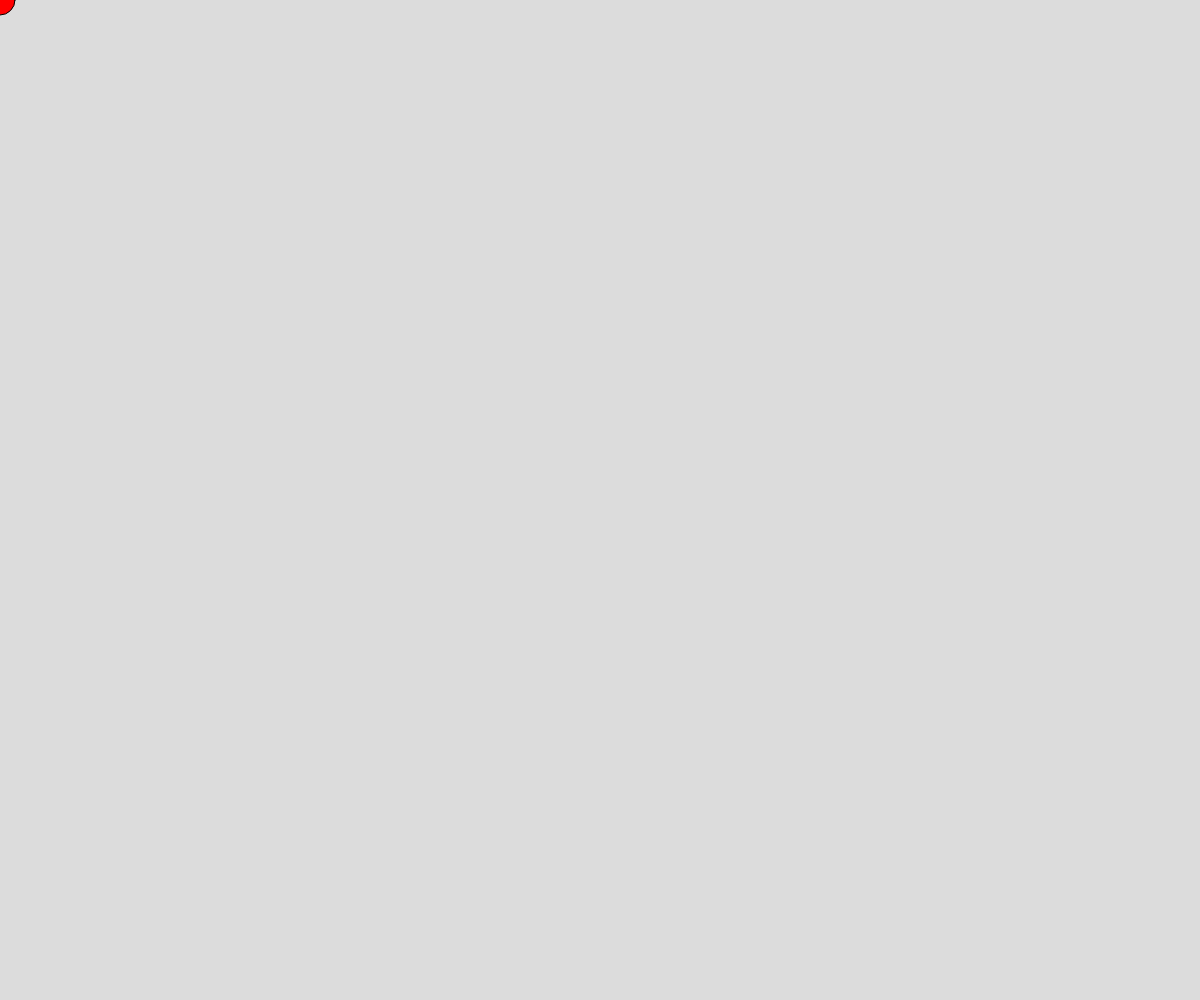
Frame 1 (no input)
Frame 60 (no input): identical to frame 1, image omitted
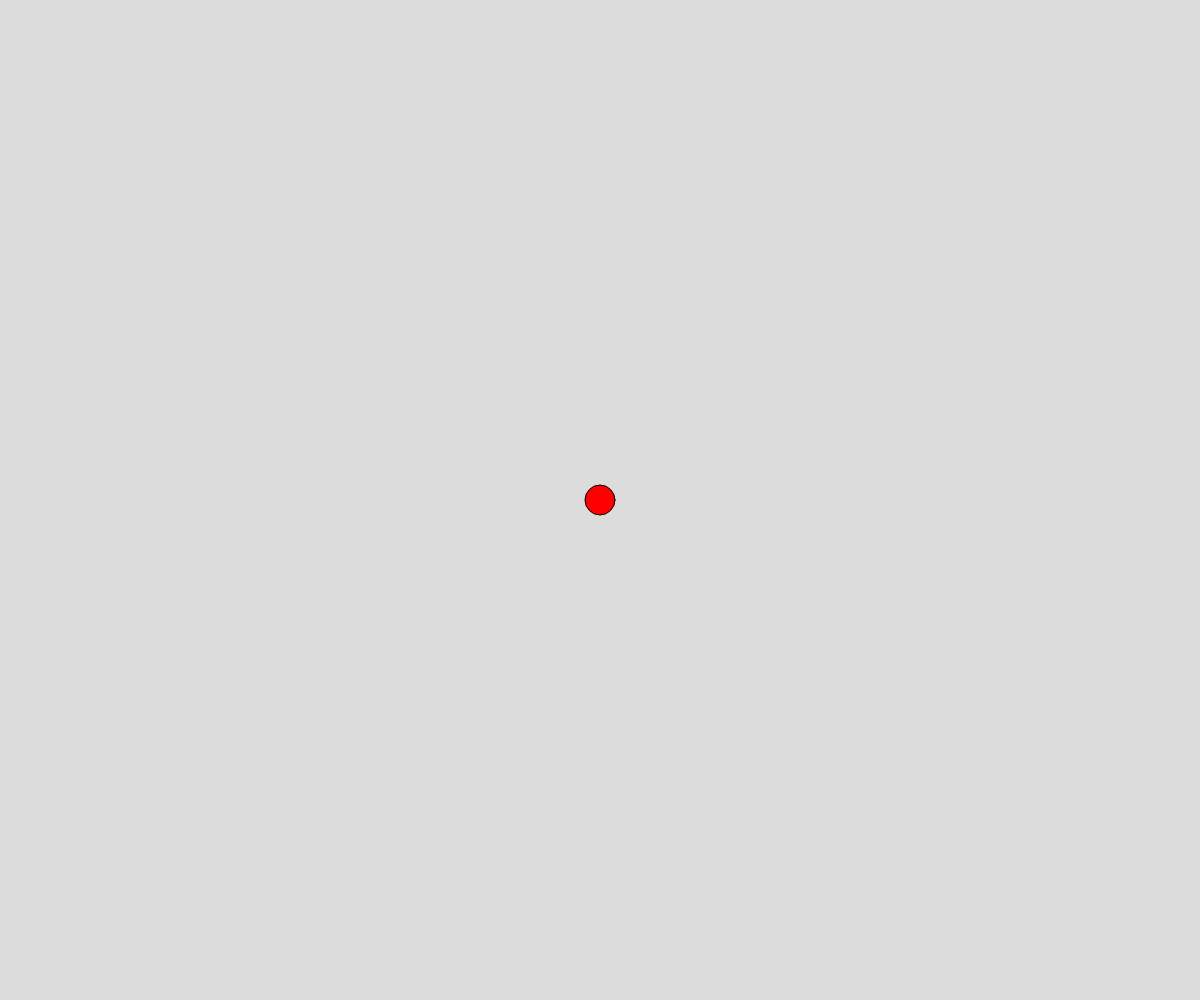
Frame 120 (the mouse pressed at the canvas centre since frame 60)

The p5.js sketch that drew these frames (run headless with seeded random() and noise() and a simulated clock; from frame 60 on, the mouse is pressed at the canvas centre):

// p5.js sketch
// ── sketch.js
// Project Title
// Your Name
// Date
//
// Extra for Experts:
// - describe what you did to take this project "above and beyond"


function setup() {
  createCanvas(windowWidth, windowHeight);
}

function draw() {
  background(220);
  fill(255,0,0);
  circle(mouseX, mouseY, 30)
}
